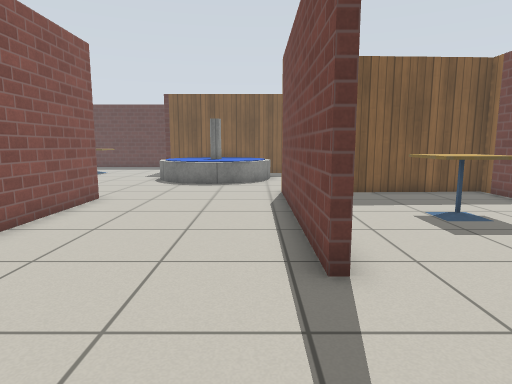
View 1 (above)

18 first-person views from a walk through a robot-simulator world made for Gazebo. The camera is 0.9 m above the floor, tilts 8° down and sees 75° across. The floor is counted in squares, 0.5 m on a side. Each view is taken from the middle of a square. On the plan, view 1 faces up. The plan holds only what a view shows up to about 17 squares ahead; the rest is blank. Gazebo's built-in surfaces are drawn with simple patterns. Some stock models are drawn as simple stand-ins.

View 2
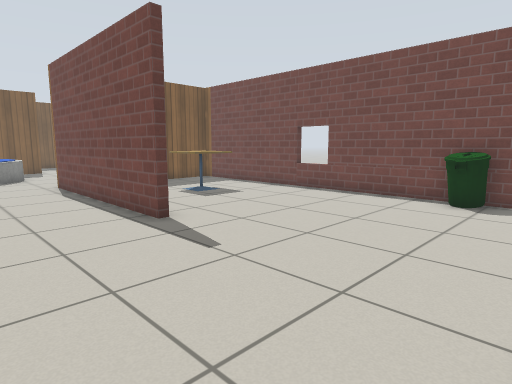

View 3
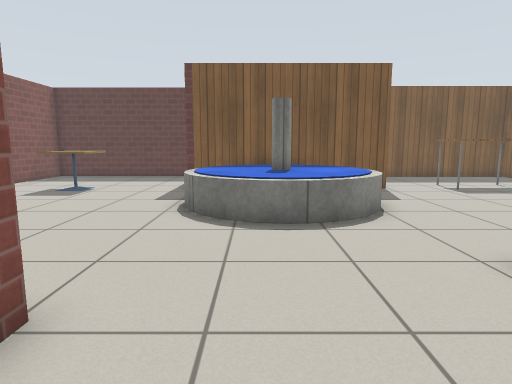

View 4
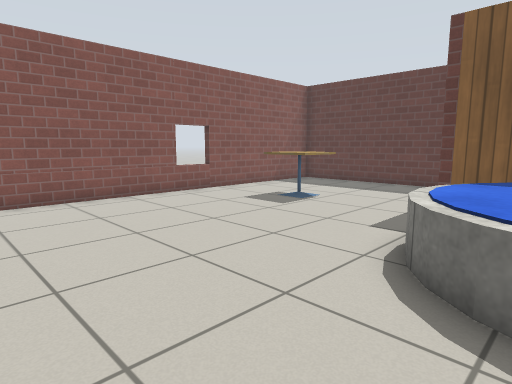

View 5
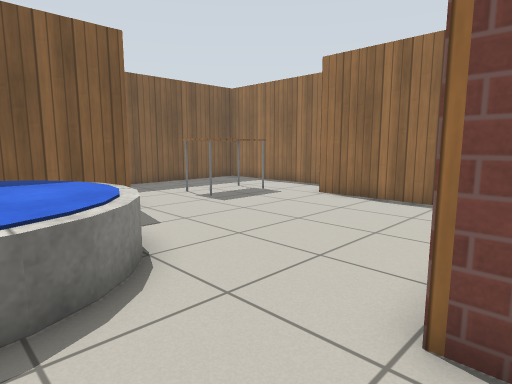

View 6
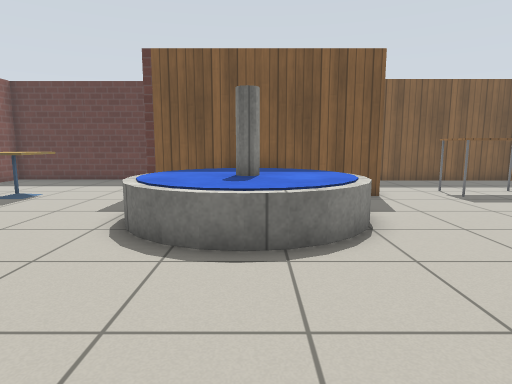

View 7
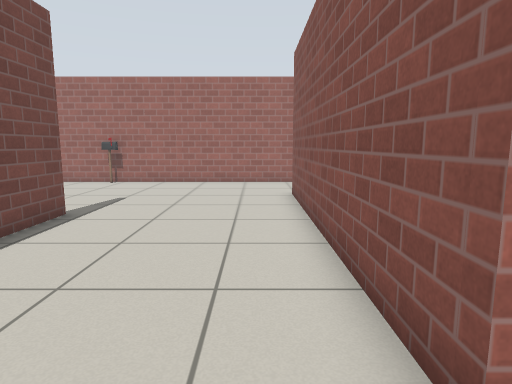

View 8
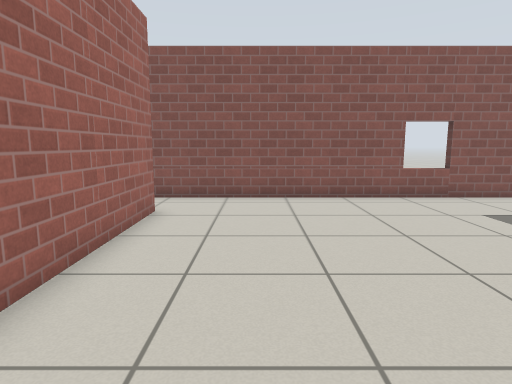

View 9
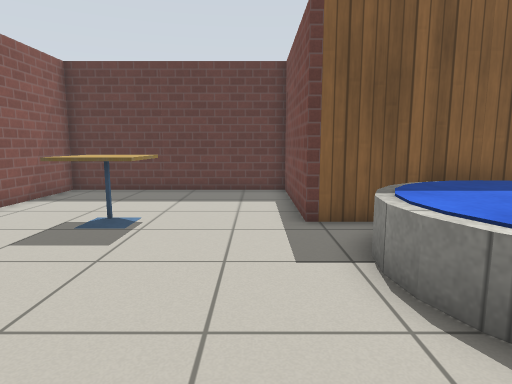

View 10
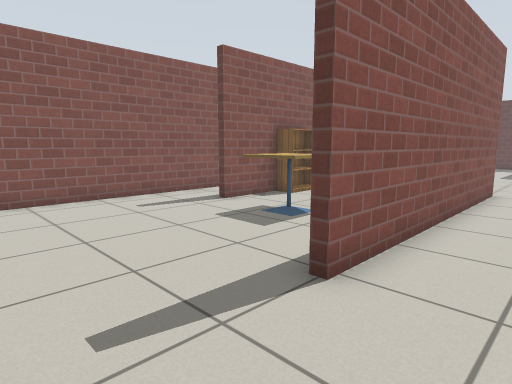

View 11
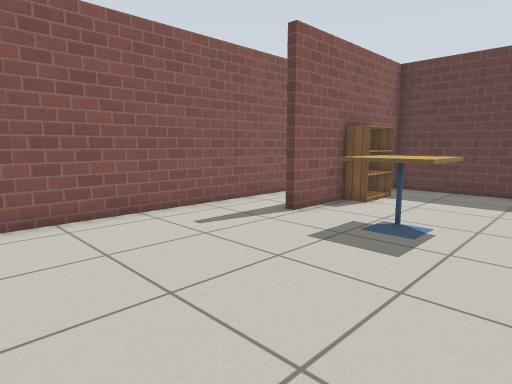

View 12
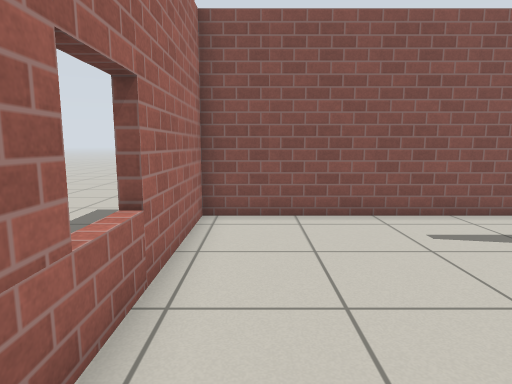

View 13
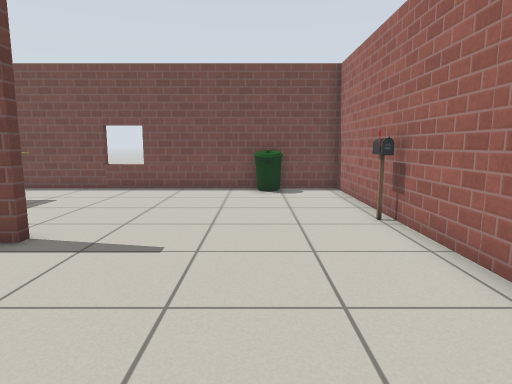

View 14
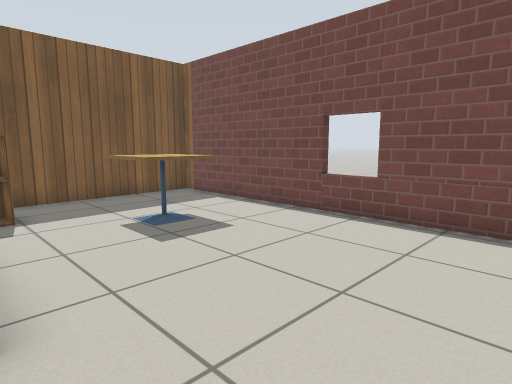

View 15
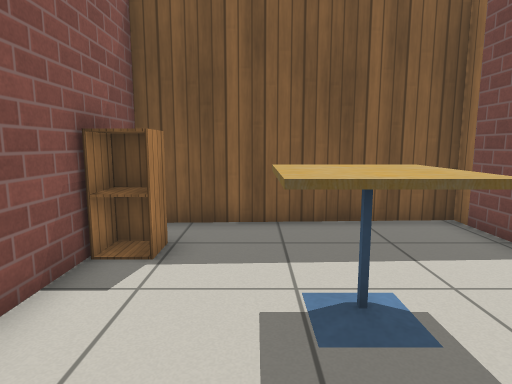

View 16
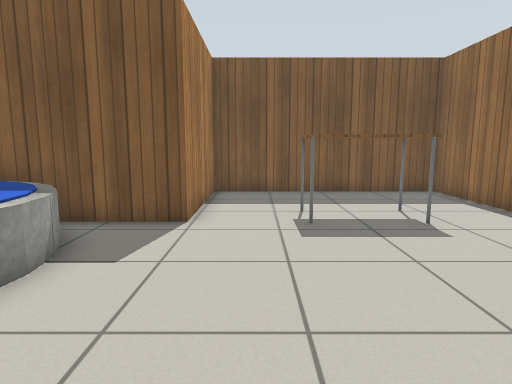

View 17
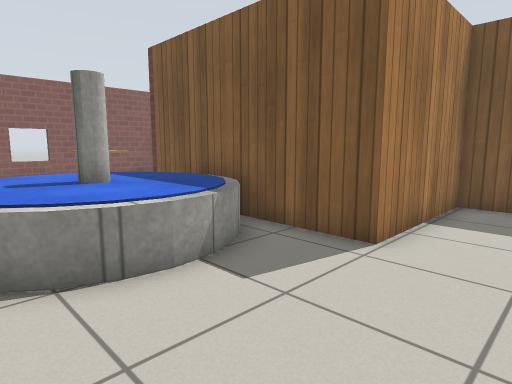

View 18
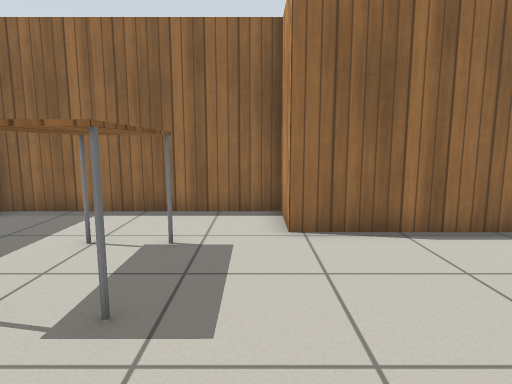

### Floor plan
Points are (right, up) in squares from view 1. A wall is a line through its corners. A room is listed if a view was taken in it or the views show most of it. See-through windows are left out.
Room 1 (views 1, 2, 3, 4, 5, 6, 7, 8, 9, 10, 13, 14, 15, 16, 17, 18)
walls: (1.4, 4.4) (1, 4.4) (1, 13); (8.8, 14.6) (8.8, 19.3) (11, 19.3) (11, 26.9) (2.4, 26.9) (2.4, 21.7) (-5.8, 21.7) (-5.8, 27.4) (-14.4, 27.4) (-14.4, 12.4); (-12.1, 11.2) (-5.3, 11.2) (-5.3, 0.7); (-5.9, -3.4) (8.8, -3.4) (8.8, 12.9) (1.3, 12.6) (1.3, 8.2)
ways out: opening at (-13.5, 11.5) to room 2; opening at (-6, -1.5) to room 2
objects: cafe table (-11, 21) to (-10, 22); fountain (-5, 16) to (1, 21); cabinet (2, 10) to (2, 11); postbox (3, -3); cafe table (4, 8) to (6, 9); table (5, 22) to (8, 23); bin (8, -1) to (8, 0)
Room 2 (views 11, 12)
walls: (-5.3, 0.7) (-5.7, 0.7); (-14.4, 7.1) (-14.4, -3.4) (-7.6, -3.4); (-7.7, 10.9) (-11.7, 10.9) (-11.7, 4.2) (-12.1, 4.2); (-14.4, 12.4) (-14.4, 10.4)
ways out: opening at (-13.5, 11.5) to room 1; opening at (-6, -1.5) to room 1
objects: bookshelf (-11, 7) to (-11, 8); cafe table (-9, 3) to (-8, 5)

Positions as (right, up) in squares from view 1, and headings:
1: (0, 0), facing up
2: (-3, -3), facing up-right
3: (-3, 8), facing up
4: (-3, 12), facing up-left
5: (-2, 12), facing up-right
6: (-2, 10), facing up
7: (-4, 13), facing down
8: (-3, 14), facing left
9: (-7, 14), facing up
10: (-3, -3), facing up-left
11: (-6, -3), facing up-left
12: (-6, -2), facing left
13: (-5, 0), facing right
14: (1, 1), facing up-right
15: (4, 5), facing up
16: (4, 14), facing up
17: (5, 16), facing up-left
18: (2, 20), facing right
